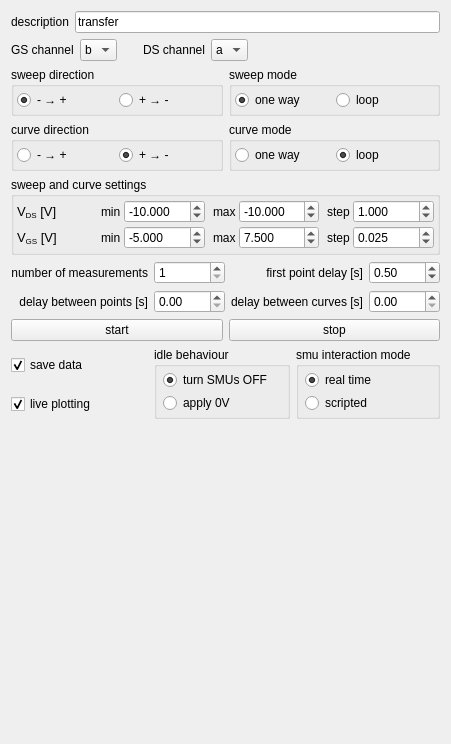
<?xml version="1.0" encoding="UTF-8"?>
<ui version="4.0">
 <class>measurement_window</class>
 <widget class="QWidget" name="measurement_window">
  <property name="geometry">
   <rect>
    <x>0</x>
    <y>0</y>
    <width>441</width>
    <height>744</height>
   </rect>
  </property>
  <property name="windowTitle">
   <string>transistor transfer</string>
  </property>
  <layout class="QVBoxLayout" name="verticalLayout">
   <item>
    <layout class="QHBoxLayout" name="horizontalLayout_8">
     <item>
      <widget class="QLabel" name="label_17">
       <property name="text">
        <string>description</string>
       </property>
      </widget>
     </item>
     <item>
      <widget class="QLineEdit" name="description_lineEdit">
       <property name="text">
        <string>transfer</string>
       </property>
      </widget>
     </item>
    </layout>
   </item>
   <item>
    <layout class="QHBoxLayout" name="horizontalLayout_16">
     <item>
      <widget class="QLabel" name="label_21">
       <property name="text">
        <string>GS channel</string>
       </property>
      </widget>
     </item>
     <item>
      <widget class="QComboBox" name="ch_GS_comboBox">
       <property name="currentIndex">
        <number>1</number>
       </property>
       <item>
        <property name="text">
         <string>a</string>
        </property>
       </item>
       <item>
        <property name="text">
         <string>b</string>
        </property>
       </item>
      </widget>
     </item>
     <item>
      <spacer name="horizontalSpacer_11">
       <property name="orientation">
        <enum>Qt::Horizontal</enum>
       </property>
       <property name="sizeType">
        <enum>QSizePolicy::Maximum</enum>
       </property>
       <property name="sizeHint" stdset="0">
        <size>
         <width>20</width>
         <height>20</height>
        </size>
       </property>
      </spacer>
     </item>
     <item>
      <widget class="QLabel" name="label_22">
       <property name="text">
        <string>DS channel</string>
       </property>
      </widget>
     </item>
     <item>
      <widget class="QComboBox" name="ch_DS_comboBox">
       <property name="currentIndex">
        <number>0</number>
       </property>
       <item>
        <property name="text">
         <string>a</string>
        </property>
       </item>
       <item>
        <property name="text">
         <string>b</string>
        </property>
       </item>
      </widget>
     </item>
     <item>
      <spacer name="horizontalSpacer_12">
       <property name="orientation">
        <enum>Qt::Horizontal</enum>
       </property>
       <property name="sizeHint" stdset="0">
        <size>
         <width>40</width>
         <height>20</height>
        </size>
       </property>
      </spacer>
     </item>
    </layout>
   </item>
   <item>
    <layout class="QVBoxLayout" name="verticalLayout_5">
     <item>
      <layout class="QHBoxLayout" name="horizontalLayout_13">
       <item>
        <widget class="QGroupBox" name="groupBox_4">
         <property name="title">
          <string>sweep direction</string>
         </property>
         <layout class="QHBoxLayout" name="horizontalLayout_14">
          <property name="spacing">
           <number>3</number>
          </property>
          <property name="leftMargin">
           <number>3</number>
          </property>
          <property name="topMargin">
           <number>3</number>
          </property>
          <property name="rightMargin">
           <number>3</number>
          </property>
          <property name="bottomMargin">
           <number>3</number>
          </property>
          <item>
           <widget class="QRadioButton" name="sweep_direction_positive_radioButton">
            <property name="text">
             <string>- → +</string>
            </property>
            <property name="checked">
             <bool>true</bool>
            </property>
           </widget>
          </item>
          <item>
           <widget class="QRadioButton" name="sweep_direction_negative_radioButton">
            <property name="text">
             <string>+ → -</string>
            </property>
           </widget>
          </item>
         </layout>
        </widget>
       </item>
       <item>
        <widget class="QGroupBox" name="groupBox_5">
         <property name="title">
          <string>sweep mode</string>
         </property>
         <layout class="QHBoxLayout" name="horizontalLayout_15">
          <property name="spacing">
           <number>3</number>
          </property>
          <property name="leftMargin">
           <number>3</number>
          </property>
          <property name="topMargin">
           <number>3</number>
          </property>
          <property name="rightMargin">
           <number>3</number>
          </property>
          <property name="bottomMargin">
           <number>3</number>
          </property>
          <item>
           <widget class="QRadioButton" name="sweep_one_way_radioButton">
            <property name="text">
             <string>one way</string>
            </property>
            <property name="checked">
             <bool>true</bool>
            </property>
           </widget>
          </item>
          <item>
           <widget class="QRadioButton" name="sweep_loop_radioButton">
            <property name="text">
             <string>loop</string>
            </property>
           </widget>
          </item>
         </layout>
        </widget>
       </item>
      </layout>
     </item>
     <item>
      <layout class="QHBoxLayout" name="horizontalLayout_10">
       <item>
        <widget class="QGroupBox" name="groupBox_3">
         <property name="title">
          <string>curve direction</string>
         </property>
         <layout class="QHBoxLayout" name="horizontalLayout_12">
          <property name="spacing">
           <number>3</number>
          </property>
          <property name="leftMargin">
           <number>3</number>
          </property>
          <property name="topMargin">
           <number>3</number>
          </property>
          <property name="rightMargin">
           <number>3</number>
          </property>
          <property name="bottomMargin">
           <number>3</number>
          </property>
          <item>
           <widget class="QRadioButton" name="curve_direction_positive_radioButton">
            <property name="sizePolicy">
             <sizepolicy hsizetype="Minimum" vsizetype="Fixed">
              <horstretch>0</horstretch>
              <verstretch>0</verstretch>
             </sizepolicy>
            </property>
            <property name="text">
             <string>- → +</string>
            </property>
            <property name="checked">
             <bool>false</bool>
            </property>
           </widget>
          </item>
          <item>
           <widget class="QRadioButton" name="curve_direction_negative_radioButton">
            <property name="styleSheet">
             <string notr="true"/>
            </property>
            <property name="text">
             <string>+ → -</string>
            </property>
            <property name="checked">
             <bool>true</bool>
            </property>
           </widget>
          </item>
         </layout>
        </widget>
       </item>
       <item>
        <widget class="QGroupBox" name="groupBox_2">
         <property name="title">
          <string>curve mode</string>
         </property>
         <layout class="QHBoxLayout" name="horizontalLayout_11">
          <property name="spacing">
           <number>3</number>
          </property>
          <property name="leftMargin">
           <number>3</number>
          </property>
          <property name="topMargin">
           <number>3</number>
          </property>
          <property name="rightMargin">
           <number>3</number>
          </property>
          <property name="bottomMargin">
           <number>3</number>
          </property>
          <item>
           <widget class="QRadioButton" name="curve_one_way_radioButton">
            <property name="text">
             <string>one way</string>
            </property>
            <property name="checked">
             <bool>false</bool>
            </property>
           </widget>
          </item>
          <item>
           <widget class="QRadioButton" name="curve_loop_radioButton">
            <property name="text">
             <string>loop</string>
            </property>
            <property name="checked">
             <bool>true</bool>
            </property>
           </widget>
          </item>
         </layout>
        </widget>
       </item>
      </layout>
     </item>
    </layout>
   </item>
   <item>
    <widget class="QGroupBox" name="groupBox">
     <property name="title">
      <string>sweep and curve settings</string>
     </property>
     <layout class="QVBoxLayout" name="verticalLayout_4">
      <property name="spacing">
       <number>3</number>
      </property>
      <property name="leftMargin">
       <number>3</number>
      </property>
      <property name="topMargin">
       <number>3</number>
      </property>
      <property name="rightMargin">
       <number>3</number>
      </property>
      <property name="bottomMargin">
       <number>3</number>
      </property>
      <item>
       <layout class="QHBoxLayout" name="horizontalLayout_4">
        <item>
         <widget class="QLabel" name="label_9">
          <property name="text">
           <string>&lt;html&gt;&lt;head/&gt;&lt;body&gt;&lt;p&gt;&lt;span style=&quot; font-size:10pt;&quot;&gt;V&lt;/span&gt;&lt;span style=&quot; font-size:10pt; vertical-align:sub;&quot;&gt;DS&lt;/span&gt;&lt;span style=&quot; font-size:10pt;&quot;&gt; [V]&lt;/span&gt;&lt;/p&gt;&lt;/body&gt;&lt;/html&gt;</string>
          </property>
         </widget>
        </item>
        <item>
         <widget class="QLabel" name="label_11">
          <property name="sizePolicy">
           <sizepolicy hsizetype="Maximum" vsizetype="Preferred">
            <horstretch>0</horstretch>
            <verstretch>0</verstretch>
           </sizepolicy>
          </property>
          <property name="text">
           <string>min</string>
          </property>
         </widget>
        </item>
        <item>
         <widget class="QDoubleSpinBox" name="V_DS_min_transfer_doubleSpinBox">
          <property name="decimals">
           <number>3</number>
          </property>
          <property name="minimum">
           <double>-99.989999999999995</double>
          </property>
          <property name="value">
           <double>-10.000000000000000</double>
          </property>
         </widget>
        </item>
        <item>
         <spacer name="horizontalSpacer_5">
          <property name="orientation">
           <enum>Qt::Horizontal</enum>
          </property>
          <property name="sizeType">
           <enum>QSizePolicy::Maximum</enum>
          </property>
          <property name="sizeHint" stdset="0">
           <size>
            <width>5</width>
            <height>20</height>
           </size>
          </property>
         </spacer>
        </item>
        <item>
         <widget class="QLabel" name="label_15">
          <property name="sizePolicy">
           <sizepolicy hsizetype="Maximum" vsizetype="Preferred">
            <horstretch>0</horstretch>
            <verstretch>0</verstretch>
           </sizepolicy>
          </property>
          <property name="text">
           <string>max</string>
          </property>
         </widget>
        </item>
        <item>
         <widget class="QDoubleSpinBox" name="V_DS_max_transfer_doubleSpinBox">
          <property name="decimals">
           <number>3</number>
          </property>
          <property name="minimum">
           <double>-99.989999999999995</double>
          </property>
          <property name="value">
           <double>-10.000000000000000</double>
          </property>
         </widget>
        </item>
        <item>
         <spacer name="horizontalSpacer_6">
          <property name="orientation">
           <enum>Qt::Horizontal</enum>
          </property>
          <property name="sizeType">
           <enum>QSizePolicy::Maximum</enum>
          </property>
          <property name="sizeHint" stdset="0">
           <size>
            <width>5</width>
            <height>20</height>
           </size>
          </property>
         </spacer>
        </item>
        <item>
         <widget class="QLabel" name="label_16">
          <property name="sizePolicy">
           <sizepolicy hsizetype="Maximum" vsizetype="Preferred">
            <horstretch>0</horstretch>
            <verstretch>0</verstretch>
           </sizepolicy>
          </property>
          <property name="text">
           <string>step</string>
          </property>
         </widget>
        </item>
        <item>
         <widget class="QDoubleSpinBox" name="V_DS_step_transfer_doubleSpinBox">
          <property name="decimals">
           <number>3</number>
          </property>
          <property name="minimum">
           <double>0.001000000000000</double>
          </property>
          <property name="value">
           <double>1.000000000000000</double>
          </property>
         </widget>
        </item>
       </layout>
      </item>
      <item>
       <layout class="QHBoxLayout" name="horizontalLayout_7">
        <item>
         <widget class="QLabel" name="label_10">
          <property name="text">
           <string>&lt;html&gt;&lt;head/&gt;&lt;body&gt;&lt;p&gt;&lt;span style=&quot; font-size:10pt;&quot;&gt;V&lt;/span&gt;&lt;span style=&quot; font-size:10pt; vertical-align:sub;&quot;&gt;GS&lt;/span&gt;&lt;span style=&quot; font-size:10pt;&quot;&gt; [V]&lt;/span&gt;&lt;/p&gt;&lt;/body&gt;&lt;/html&gt;</string>
          </property>
         </widget>
        </item>
        <item>
         <widget class="QLabel" name="label_12">
          <property name="sizePolicy">
           <sizepolicy hsizetype="Maximum" vsizetype="Preferred">
            <horstretch>0</horstretch>
            <verstretch>0</verstretch>
           </sizepolicy>
          </property>
          <property name="text">
           <string>min</string>
          </property>
         </widget>
        </item>
        <item>
         <widget class="QDoubleSpinBox" name="V_GS_min_transfer_doubleSpinBox">
          <property name="decimals">
           <number>3</number>
          </property>
          <property name="minimum">
           <double>-99.989999999999995</double>
          </property>
          <property name="value">
           <double>-5.000000000000000</double>
          </property>
         </widget>
        </item>
        <item>
         <spacer name="horizontalSpacer_7">
          <property name="orientation">
           <enum>Qt::Horizontal</enum>
          </property>
          <property name="sizeType">
           <enum>QSizePolicy::Maximum</enum>
          </property>
          <property name="sizeHint" stdset="0">
           <size>
            <width>5</width>
            <height>20</height>
           </size>
          </property>
         </spacer>
        </item>
        <item>
         <widget class="QLabel" name="label_13">
          <property name="sizePolicy">
           <sizepolicy hsizetype="Maximum" vsizetype="Preferred">
            <horstretch>0</horstretch>
            <verstretch>0</verstretch>
           </sizepolicy>
          </property>
          <property name="text">
           <string>max</string>
          </property>
         </widget>
        </item>
        <item>
         <widget class="QDoubleSpinBox" name="V_GS_max_transfer_doubleSpinBox">
          <property name="decimals">
           <number>3</number>
          </property>
          <property name="minimum">
           <double>-99.989999999999995</double>
          </property>
          <property name="value">
           <double>7.500000000000000</double>
          </property>
         </widget>
        </item>
        <item>
         <spacer name="horizontalSpacer_8">
          <property name="orientation">
           <enum>Qt::Horizontal</enum>
          </property>
          <property name="sizeType">
           <enum>QSizePolicy::Maximum</enum>
          </property>
          <property name="sizeHint" stdset="0">
           <size>
            <width>5</width>
            <height>20</height>
           </size>
          </property>
         </spacer>
        </item>
        <item>
         <widget class="QLabel" name="label_14">
          <property name="sizePolicy">
           <sizepolicy hsizetype="Maximum" vsizetype="Preferred">
            <horstretch>0</horstretch>
            <verstretch>0</verstretch>
           </sizepolicy>
          </property>
          <property name="text">
           <string>step</string>
          </property>
         </widget>
        </item>
        <item>
         <widget class="QDoubleSpinBox" name="V_GS_step_transfer_doubleSpinBox">
          <property name="decimals">
           <number>3</number>
          </property>
          <property name="minimum">
           <double>0.001000000000000</double>
          </property>
          <property name="value">
           <double>0.025000000000000</double>
          </property>
         </widget>
        </item>
       </layout>
      </item>
     </layout>
    </widget>
   </item>
   <item>
    <layout class="QGridLayout" name="gridLayout">
     <item row="1" column="2">
      <widget class="QLabel" name="label_18">
       <property name="layoutDirection">
        <enum>Qt::LeftToRight</enum>
       </property>
       <property name="text">
        <string>delay between curves [s]</string>
       </property>
       <property name="alignment">
        <set>Qt::AlignRight|Qt::AlignTrailing|Qt::AlignVCenter</set>
       </property>
      </widget>
     </item>
     <item row="1" column="0">
      <widget class="QLabel" name="label_19">
       <property name="text">
        <string>delay between points [s]</string>
       </property>
       <property name="alignment">
        <set>Qt::AlignRight|Qt::AlignTrailing|Qt::AlignVCenter</set>
       </property>
      </widget>
     </item>
     <item row="0" column="2">
      <widget class="QLabel" name="label_23">
       <property name="layoutDirection">
        <enum>Qt::LeftToRight</enum>
       </property>
       <property name="text">
        <string>first point delay [s]</string>
       </property>
       <property name="alignment">
        <set>Qt::AlignRight|Qt::AlignTrailing|Qt::AlignVCenter</set>
       </property>
      </widget>
     </item>
     <item row="0" column="0">
      <widget class="QLabel" name="label_20">
       <property name="layoutDirection">
        <enum>Qt::LeftToRight</enum>
       </property>
       <property name="text">
        <string>number of measurements</string>
       </property>
       <property name="alignment">
        <set>Qt::AlignRight|Qt::AlignTrailing|Qt::AlignVCenter</set>
       </property>
      </widget>
     </item>
     <item row="0" column="3">
      <widget class="QDoubleSpinBox" name="first_point_delay_doubleSpinBox">
       <property name="value">
        <double>0.500000000000000</double>
       </property>
      </widget>
     </item>
     <item row="0" column="1">
      <widget class="QSpinBox" name="N_measurements_spinBox">
       <property name="minimum">
        <number>1</number>
       </property>
       <property name="maximum">
        <number>99999</number>
       </property>
       <property name="value">
        <number>1</number>
       </property>
      </widget>
     </item>
     <item row="1" column="1">
      <widget class="QDoubleSpinBox" name="delay_points_doubleSpinBox">
       <property name="maximum">
        <double>9999.989999999999782</double>
       </property>
       <property name="value">
        <double>0.000000000000000</double>
       </property>
      </widget>
     </item>
     <item row="1" column="3">
      <widget class="QDoubleSpinBox" name="delay_curves_doubleSpinBox">
       <property name="maximum">
        <double>9999.989999999999782</double>
       </property>
      </widget>
     </item>
    </layout>
   </item>
   <item>
    <layout class="QHBoxLayout" name="horizontalLayout">
     <item>
      <widget class="QPushButton" name="start_pushbutton">
       <property name="text">
        <string>start</string>
       </property>
      </widget>
     </item>
     <item>
      <widget class="QPushButton" name="stop_pushbutton">
       <property name="text">
        <string>stop</string>
       </property>
      </widget>
     </item>
    </layout>
   </item>
   <item>
    <layout class="QGridLayout" name="gridLayout_2">
     <item row="0" column="2" rowspan="2">
      <widget class="QGroupBox" name="groupBox_6">
       <property name="title">
        <string>smu interaction mode</string>
       </property>
       <layout class="QVBoxLayout" name="verticalLayout_2">
        <property name="spacing">
         <number>3</number>
        </property>
        <property name="leftMargin">
         <number>6</number>
        </property>
        <property name="topMargin">
         <number>3</number>
        </property>
        <property name="rightMargin">
         <number>6</number>
        </property>
        <property name="bottomMargin">
         <number>3</number>
        </property>
        <item>
         <widget class="QRadioButton" name="smu_interaction_real_time_radioButton">
          <property name="text">
           <string>real time</string>
          </property>
          <property name="checked">
           <bool>true</bool>
          </property>
         </widget>
        </item>
        <item>
         <widget class="QRadioButton" name="smu_interaction_scripted_radioButton">
          <property name="text">
           <string>scripted</string>
          </property>
         </widget>
        </item>
       </layout>
      </widget>
     </item>
     <item row="1" column="0">
      <widget class="QCheckBox" name="live_plotting_checkBox">
       <property name="layoutDirection">
        <enum>Qt::LeftToRight</enum>
       </property>
       <property name="text">
        <string>live plotting</string>
       </property>
       <property name="checked">
        <bool>true</bool>
       </property>
      </widget>
     </item>
     <item row="0" column="0">
      <widget class="QCheckBox" name="save_data_checkBox">
       <property name="text">
        <string>save data</string>
       </property>
       <property name="checked">
        <bool>true</bool>
       </property>
      </widget>
     </item>
     <item row="0" column="1" rowspan="2">
      <widget class="QGroupBox" name="groupBox_7">
       <property name="title">
        <string>idle behaviour</string>
       </property>
       <layout class="QVBoxLayout" name="verticalLayout_3">
        <property name="spacing">
         <number>3</number>
        </property>
        <property name="leftMargin">
         <number>6</number>
        </property>
        <property name="topMargin">
         <number>3</number>
        </property>
        <property name="rightMargin">
         <number>6</number>
        </property>
        <property name="bottomMargin">
         <number>3</number>
        </property>
        <item>
         <widget class="QRadioButton" name="idle_smu_off_radioButton">
          <property name="text">
           <string>turn SMUs OFF</string>
          </property>
          <property name="checked">
           <bool>true</bool>
          </property>
         </widget>
        </item>
        <item>
         <widget class="QRadioButton" name="idle_0V_radioButton">
          <property name="text">
           <string>apply 0V</string>
          </property>
         </widget>
        </item>
       </layout>
      </widget>
     </item>
    </layout>
   </item>
   <item>
    <layout class="QGridLayout" name="plot_layout" columnstretch="0">
     <item row="1" column="0">
      <widget class="QWidget" name="I1_vs_V2" native="true">
       <property name="sizePolicy">
        <sizepolicy hsizetype="MinimumExpanding" vsizetype="MinimumExpanding">
         <horstretch>0</horstretch>
         <verstretch>0</verstretch>
        </sizepolicy>
       </property>
      </widget>
     </item>
     <item row="0" column="0">
      <widget class="QWidget" name="I2_vs_V2" native="true">
       <property name="sizePolicy">
        <sizepolicy hsizetype="MinimumExpanding" vsizetype="MinimumExpanding">
         <horstretch>0</horstretch>
         <verstretch>0</verstretch>
        </sizepolicy>
       </property>
      </widget>
     </item>
    </layout>
   </item>
  </layout>
 </widget>
 <resources/>
 <connections/>
</ui>
